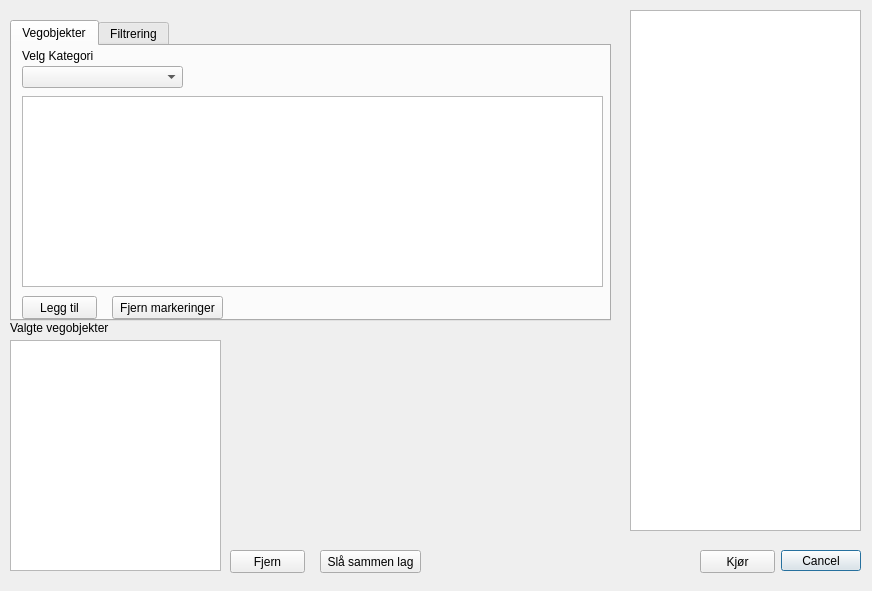
<?xml version="1.0" encoding="UTF-8"?>
<ui version="4.0">
 <class>NvdbQgisPluginDialogBase</class>
 <widget class="QDialog" name="NvdbQgisPluginDialogBase">
  <property name="geometry">
   <rect>
    <x>0</x>
    <y>0</y>
    <width>872</width>
    <height>591</height>
   </rect>
  </property>
  <property name="windowTitle">
   <string>NVDB QGIS</string>
  </property>
  <widget class="QDialogButtonBox" name="button_box">
   <property name="geometry">
    <rect>
     <x>780</x>
     <y>550</y>
     <width>81</width>
     <height>21</height>
    </rect>
   </property>
   <property name="orientation">
    <enum>Qt::Horizontal</enum>
   </property>
   <property name="standardButtons">
    <set>QDialogButtonBox::Cancel</set>
   </property>
  </widget>
  <widget class="QListWidget" name="listWidget">
   <property name="geometry">
    <rect>
     <x>10</x>
     <y>340</y>
     <width>211</width>
     <height>231</height>
    </rect>
   </property>
   <property name="alternatingRowColors">
    <bool>true</bool>
   </property>
   <property name="selectionMode">
    <enum>QAbstractItemView::MultiSelection</enum>
   </property>
  </widget>
  <widget class="QPushButton" name="removeButton">
   <property name="geometry">
    <rect>
     <x>230</x>
     <y>550</y>
     <width>75</width>
     <height>23</height>
    </rect>
   </property>
   <property name="text">
    <string>Fjern</string>
   </property>
  </widget>
  <widget class="QPlainTextEdit" name="plainTextEdit">
   <property name="geometry">
    <rect>
     <x>630</x>
     <y>10</y>
     <width>231</width>
     <height>521</height>
    </rect>
   </property>
  </widget>
  <widget class="QTabWidget" name="tabWidget">
   <property name="geometry">
    <rect>
     <x>10</x>
     <y>20</y>
     <width>601</width>
     <height>301</height>
    </rect>
   </property>
   <property name="currentIndex">
    <number>0</number>
   </property>
   <widget class="QWidget" name="tab">
    <attribute name="title">
     <string>Vegobjekter</string>
    </attribute>
    <widget class="QListWidget" name="listWidgetObjects">
     <property name="geometry">
      <rect>
       <x>10</x>
       <y>50</y>
       <width>581</width>
       <height>191</height>
      </rect>
     </property>
     <property name="alternatingRowColors">
      <bool>true</bool>
     </property>
     <property name="selectionMode">
      <enum>QAbstractItemView::MultiSelection</enum>
     </property>
    </widget>
    <widget class="QPushButton" name="addButton">
     <property name="geometry">
      <rect>
       <x>10</x>
       <y>250</y>
       <width>75</width>
       <height>23</height>
      </rect>
     </property>
     <property name="text">
      <string>Legg til</string>
     </property>
    </widget>
    <widget class="QPushButton" name="clearButton">
     <property name="geometry">
      <rect>
       <x>100</x>
       <y>250</y>
       <width>111</width>
       <height>23</height>
      </rect>
     </property>
     <property name="text">
      <string>Fjern markeringer</string>
     </property>
    </widget>
    <widget class="QComboBox" name="comboBox">
     <property name="geometry">
      <rect>
       <x>10</x>
       <y>20</y>
       <width>161</width>
       <height>22</height>
      </rect>
     </property>
    </widget>
    <widget class="QLabel" name="label">
     <property name="geometry">
      <rect>
       <x>10</x>
       <y>0</y>
       <width>91</width>
       <height>21</height>
      </rect>
     </property>
     <property name="text">
      <string>&lt;html&gt;&lt;head/&gt;&lt;body&gt;&lt;p&gt;Velg Kategori&lt;/p&gt;&lt;/body&gt;&lt;/html&gt;</string>
     </property>
    </widget>
   </widget>
   <widget class="QWidget" name="tab_2">
    <attribute name="title">
     <string>Filtrering</string>
    </attribute>
    <widget class="QCheckBox" name="individCheck">
     <property name="geometry">
      <rect>
       <x>10</x>
       <y>30</y>
       <width>121</width>
       <height>17</height>
      </rect>
     </property>
     <property name="text">
      <string>Individuell Filtrering</string>
     </property>
     <property name="tristate">
      <bool>false</bool>
     </property>
    </widget>
    <widget class="QLabel" name="label_2">
     <property name="geometry">
      <rect>
       <x>10</x>
       <y>100</y>
       <width>71</width>
       <height>16</height>
      </rect>
     </property>
     <property name="text">
      <string>Fylke</string>
     </property>
    </widget>
    <widget class="QComboBox" name="kommuneBox">
     <property name="geometry">
      <rect>
       <x>10</x>
       <y>170</y>
       <width>271</width>
       <height>22</height>
      </rect>
     </property>
    </widget>
    <widget class="QLabel" name="label_3">
     <property name="geometry">
      <rect>
       <x>10</x>
       <y>150</y>
       <width>47</width>
       <height>13</height>
      </rect>
     </property>
     <property name="text">
      <string>Kommune</string>
     </property>
    </widget>
    <widget class="QComboBox" name="fylkeBox">
     <property name="geometry">
      <rect>
       <x>10</x>
       <y>120</y>
       <width>271</width>
       <height>22</height>
      </rect>
     </property>
    </widget>
    <widget class="QCheckBox" name="kommuneCheck">
     <property name="geometry">
      <rect>
       <x>10</x>
       <y>50</y>
       <width>101</width>
       <height>17</height>
      </rect>
     </property>
     <property name="text">
      <string>Kommune</string>
     </property>
    </widget>
    <widget class="QCheckBox" name="kontraktCheck">
     <property name="geometry">
      <rect>
       <x>10</x>
       <y>70</y>
       <width>111</width>
       <height>17</height>
      </rect>
     </property>
     <property name="text">
      <string>Kontraktsområde</string>
     </property>
    </widget>
    <widget class="QLabel" name="label_6">
     <property name="geometry">
      <rect>
       <x>10</x>
       <y>10</y>
       <width>241</width>
       <height>16</height>
      </rect>
     </property>
     <property name="text">
      <string>Om ingen er valgt vil filtreringen gå på fylke</string>
     </property>
    </widget>
    <widget class="QComboBox" name="kontraktBox">
     <property name="geometry">
      <rect>
       <x>10</x>
       <y>220</y>
       <width>271</width>
       <height>22</height>
      </rect>
     </property>
    </widget>
    <widget class="QLabel" name="label_7">
     <property name="geometry">
      <rect>
       <x>10</x>
       <y>200</y>
       <width>91</width>
       <height>16</height>
      </rect>
     </property>
     <property name="text">
      <string>Kontraktsområde</string>
     </property>
    </widget>
    <widget class="QPushButton" name="filterButton">
     <property name="geometry">
      <rect>
       <x>500</x>
       <y>250</y>
       <width>91</width>
       <height>23</height>
      </rect>
     </property>
     <property name="text">
      <string>Start filtrering</string>
     </property>
    </widget>
   </widget>
  </widget>
  <widget class="QPushButton" name="mergeButton">
   <property name="geometry">
    <rect>
     <x>320</x>
     <y>550</y>
     <width>101</width>
     <height>23</height>
    </rect>
   </property>
   <property name="text">
    <string>Slå sammen lag</string>
   </property>
  </widget>
  <widget class="QLabel" name="label_4">
   <property name="geometry">
    <rect>
     <x>10</x>
     <y>320</y>
     <width>131</width>
     <height>16</height>
    </rect>
   </property>
   <property name="text">
    <string>Valgte vegobjekter</string>
   </property>
  </widget>
  <widget class="QPushButton" name="kjorButton">
   <property name="geometry">
    <rect>
     <x>700</x>
     <y>550</y>
     <width>75</width>
     <height>23</height>
    </rect>
   </property>
   <property name="text">
    <string>Kjør</string>
   </property>
  </widget>
 </widget>
 <resources/>
 <connections>
  <connection>
   <sender>button_box</sender>
   <signal>accepted()</signal>
   <receiver>NvdbQgisPluginDialogBase</receiver>
   <slot>accept()</slot>
   <hints>
    <hint type="sourcelabel">
     <x>20</x>
     <y>20</y>
    </hint>
    <hint type="destinationlabel">
     <x>20</x>
     <y>20</y>
    </hint>
   </hints>
  </connection>
  <connection>
   <sender>button_box</sender>
   <signal>rejected()</signal>
   <receiver>NvdbQgisPluginDialogBase</receiver>
   <slot>reject()</slot>
   <hints>
    <hint type="sourcelabel">
     <x>20</x>
     <y>20</y>
    </hint>
    <hint type="destinationlabel">
     <x>20</x>
     <y>20</y>
    </hint>
   </hints>
  </connection>
 </connections>
</ui>
